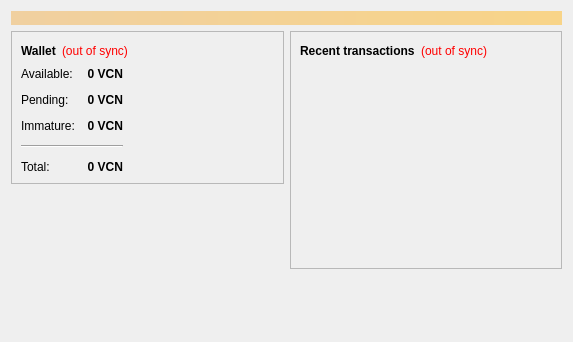
<?xml version="1.0" encoding="UTF-8"?>
<ui version="4.0">
 <class>OverviewPage</class>
 <widget class="QWidget" name="OverviewPage">
  <property name="geometry">
   <rect>
    <x>0</x>
    <y>0</y>
    <width>573</width>
    <height>342</height>
   </rect>
  </property>
  <property name="windowTitle">
   <string>Form</string>
  </property>
  <layout class="QVBoxLayout" name="topLayout">
   <item>
    <widget class="QLabel" name="labelAlerts">
     <property name="visible">
      <bool>false</bool>
     </property>
     <property name="styleSheet">
      <string notr="true">background-color: qlineargradient(x1: 0, y1: 0, x2: 1, y2: 0, stop:0 #F0D0A0, stop:1 #F8D488); color:#000000;</string>
     </property>
     <property name="wordWrap">
      <bool>true</bool>
     </property>
     <property name="margin">
      <number>3</number>
     </property>
    </widget>
   </item>
   <item>
    <layout class="QHBoxLayout" name="horizontalLayout" stretch="1,1">
     <item>
      <layout class="QVBoxLayout" name="verticalLayout_2">
       <item>
        <widget class="QFrame" name="frame">
         <property name="frameShape">
          <enum>QFrame::StyledPanel</enum>
         </property>
         <property name="frameShadow">
          <enum>QFrame::Raised</enum>
         </property>
         <layout class="QVBoxLayout" name="verticalLayout_4">
          <item>
           <layout class="QHBoxLayout" name="horizontalLayout_4">
            <item>
             <widget class="QLabel" name="label_5">
              <property name="font">
               <font>
                <weight>75</weight>
                <bold>true</bold>
               </font>
              </property>
              <property name="text">
               <string>Wallet</string>
              </property>
             </widget>
            </item>
            <item>
             <widget class="QLabel" name="labelWalletStatus">
              <property name="toolTip">
               <string>The displayed information may be out of date. Your wallet automatically synchronizes with the VCoin network after a connection is established, but this process has not completed yet.</string>
              </property>
              <property name="styleSheet">
               <string notr="true">QLabel { color: red; }</string>
              </property>
              <property name="text">
               <string notr="true">(out of sync)</string>
              </property>
              <property name="alignment">
               <set>Qt::AlignLeading|Qt::AlignLeft|Qt::AlignVCenter</set>
              </property>
             </widget>
            </item>
            <item>
             <spacer name="horizontalSpacer_2">
              <property name="orientation">
               <enum>Qt::Horizontal</enum>
              </property>
              <property name="sizeHint" stdset="0">
               <size>
                <width>40</width>
                <height>20</height>
               </size>
              </property>
             </spacer>
            </item>
           </layout>
          </item>
          <item>
          <layout class="QHBoxLayout" name="horizontalLayout_3">
           <item>
           <layout class="QFormLayout" name="formLayout_2">
            <property name="fieldGrowthPolicy">
             <enum>QFormLayout::AllNonFixedFieldsGrow</enum>
            </property>
            <property name="horizontalSpacing">
             <number>12</number>
            </property>
            <property name="verticalSpacing">
             <number>12</number>
            </property>
            <item row="0" column="0">
             <widget class="QLabel" name="label">
              <property name="text">
               <string>Available:</string>
              </property>
             </widget>
            </item>
            <item row="0" column="1">
             <widget class="QLabel" name="labelBalance">
              <property name="font">
               <font>
                <weight>75</weight>
                <bold>true</bold>
               </font>
              </property>
              <property name="cursor">
               <cursorShape>IBeamCursor</cursorShape>
              </property>
              <property name="toolTip">
               <string>Your current spendable balance</string>
              </property>
              <property name="text">
               <string notr="true">0 VCN</string>
              </property>
              <property name="alignment">
               <set>Qt::AlignRight|Qt::AlignTrailing|Qt::AlignVCenter</set>
              </property>
              <property name="textInteractionFlags">
               <set>Qt::LinksAccessibleByMouse|Qt::TextSelectableByKeyboard|Qt::TextSelectableByMouse</set>
              </property>
             </widget>
            </item>
            <item row="1" column="0">
             <widget class="QLabel" name="label_3">
              <property name="text">
               <string>Pending:</string>
              </property>
             </widget>
            </item>
            <item row="1" column="1">
             <widget class="QLabel" name="labelUnconfirmed">
              <property name="font">
               <font>
                <weight>75</weight>
                <bold>true</bold>
               </font>
              </property>
              <property name="cursor">
               <cursorShape>IBeamCursor</cursorShape>
              </property>
              <property name="toolTip">
               <string>Total of transactions that have yet to be confirmed, and do not yet count toward the spendable balance</string>
              </property>
              <property name="text">
               <string notr="true">0 VCN</string>
              </property>
              <property name="alignment">
               <set>Qt::AlignRight|Qt::AlignTrailing|Qt::AlignVCenter</set>
              </property>
              <property name="textInteractionFlags">
               <set>Qt::LinksAccessibleByMouse|Qt::TextSelectableByKeyboard|Qt::TextSelectableByMouse</set>
              </property>
             </widget>
            </item>
            <item row="2" column="0">
             <widget class="QLabel" name="labelImmatureText">
              <property name="text">
               <string>Immature:</string>
              </property>
             </widget>
            </item>
            <item row="2" column="1">
             <widget class="QLabel" name="labelImmature">
              <property name="font">
               <font>
                <weight>75</weight>
                <bold>true</bold>
               </font>
              </property>
              <property name="toolTip">
               <string>Mined balance that has not yet matured</string>
              </property>
              <property name="text">
               <string notr="true">0 VCN</string>
              </property>
              <property name="alignment">
               <set>Qt::AlignRight|Qt::AlignTrailing|Qt::AlignVCenter</set>
              </property>
              <property name="textInteractionFlags">
               <set>Qt::LinksAccessibleByMouse|Qt::TextSelectableByKeyboard|Qt::TextSelectableByMouse</set>
              </property>
             </widget>
            </item>
            <item row="4" column="0">
             <widget class="QLabel" name="labelTotalText">
              <property name="text">
               <string>Total:</string>
              </property>
             </widget>
            </item>
            <item row="4" column="1">
             <widget class="QLabel" name="labelTotal">
              <property name="font">
               <font>
                <weight>75</weight>
                <bold>true</bold>
               </font>
              </property>
              <property name="cursor">
               <cursorShape>IBeamCursor</cursorShape>
              </property>
              <property name="toolTip">
               <string>Your current total balance</string>
              </property>
              <property name="text">
               <string notr="true">0 VCN</string>
              </property>
              <property name="alignment">
               <set>Qt::AlignRight|Qt::AlignTrailing|Qt::AlignVCenter</set>
              </property>
              <property name="textInteractionFlags">
               <set>Qt::LinksAccessibleByMouse|Qt::TextSelectableByKeyboard|Qt::TextSelectableByMouse</set>
              </property>
             </widget>
            </item>
            <item row="3" column="0" colspan="2">
             <widget class="Line" name="line">
              <property name="orientation">
               <enum>Qt::Horizontal</enum>
              </property>
             </widget>
            </item>
           </layout>
          </item>
            <item>
             <spacer name="horizontalSpacer_3">
              <property name="orientation">
               <enum>Qt::Horizontal</enum>
              </property>
              <property name="sizeHint" stdset="0">
               <size>
                <width>40</width>
                <height>20</height>
               </size>
              </property>
             </spacer>
            </item>
           </layout>
          </item>
         </layout>
        </widget>
       </item>
       <item>
        <spacer name="verticalSpacer">
         <property name="orientation">
          <enum>Qt::Vertical</enum>
         </property>
         <property name="sizeHint" stdset="0">
          <size>
           <width>20</width>
           <height>40</height>
          </size>
         </property>
        </spacer>
       </item>
      </layout>
     </item>
     <item>
      <layout class="QVBoxLayout" name="verticalLayout_3">
       <item>
        <widget class="QFrame" name="frame_2">
         <property name="frameShape">
          <enum>QFrame::StyledPanel</enum>
         </property>
         <property name="frameShadow">
          <enum>QFrame::Raised</enum>
         </property>
         <layout class="QVBoxLayout" name="verticalLayout">
          <item>
           <layout class="QHBoxLayout" name="horizontalLayout_2">
            <item>
             <widget class="QLabel" name="label_4">
              <property name="text">
               <string>&lt;b&gt;Recent transactions&lt;/b&gt;</string>
              </property>
             </widget>
            </item>
            <item>
             <widget class="QLabel" name="labelTransactionsStatus">
              <property name="toolTip">
               <string>The displayed information may be out of date. Your wallet automatically synchronizes with the VCoin network after a connection is established, but this process has not completed yet.</string>
              </property>
              <property name="styleSheet">
               <string notr="true">QLabel { color: red; }</string>
              </property>
              <property name="text">
               <string notr="true">(out of sync)</string>
              </property>
              <property name="alignment">
               <set>Qt::AlignRight|Qt::AlignTrailing|Qt::AlignVCenter</set>
              </property>
             </widget>
            </item>
            <item>
             <spacer name="horizontalSpacer">
              <property name="orientation">
               <enum>Qt::Horizontal</enum>
              </property>
              <property name="sizeHint" stdset="0">
               <size>
                <width>40</width>
                <height>20</height>
               </size>
              </property>
             </spacer>
            </item>
           </layout>
          </item>
          <item>
           <widget class="QListView" name="listTransactions">
            <property name="styleSheet">
             <string notr="true">QListView { background: transparent; }</string>
            </property>
            <property name="frameShape">
             <enum>QFrame::NoFrame</enum>
            </property>
            <property name="verticalScrollBarPolicy">
             <enum>Qt::ScrollBarAlwaysOff</enum>
            </property>
            <property name="horizontalScrollBarPolicy">
             <enum>Qt::ScrollBarAlwaysOff</enum>
            </property>
            <property name="selectionMode">
             <enum>QAbstractItemView::NoSelection</enum>
            </property>
           </widget>
          </item>
         </layout>
        </widget>
       </item>
       <item>
        <spacer name="verticalSpacer_2">
         <property name="orientation">
          <enum>Qt::Vertical</enum>
         </property>
         <property name="sizeHint" stdset="0">
          <size>
           <width>20</width>
           <height>40</height>
          </size>
         </property>
        </spacer>
       </item>
      </layout>
     </item>
    </layout>
   </item>
  </layout>
 </widget>
 <resources/>
 <connections/>
</ui>
